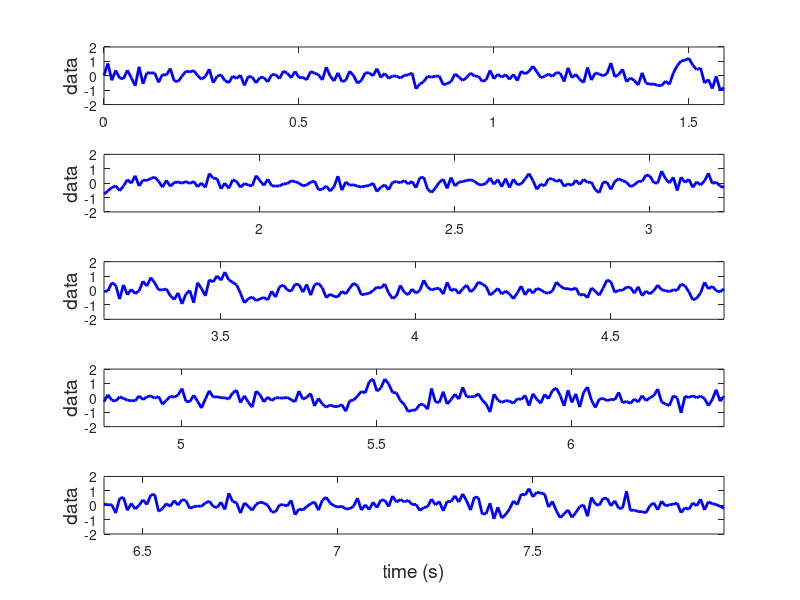
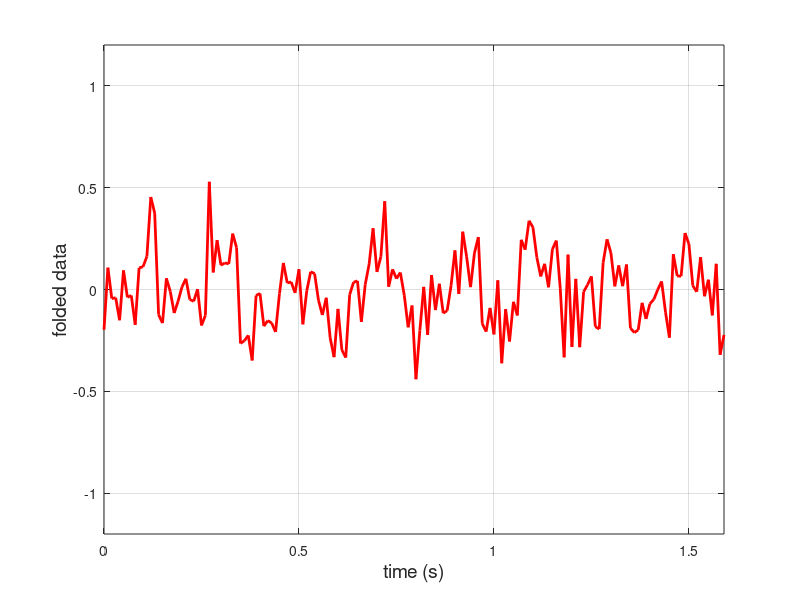
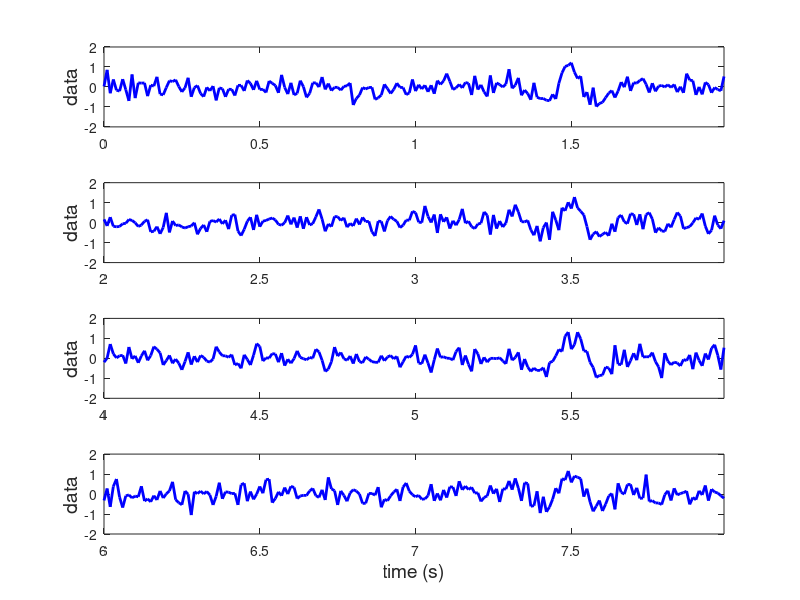
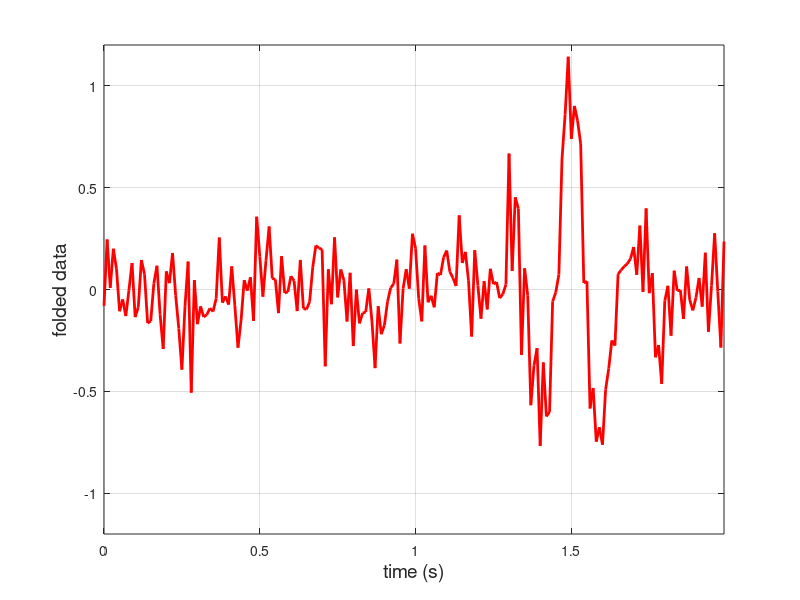

These charts were generated, in order, by the following MATLAB code:
% script for illustrating data folding

close all
%%%%%%%%%%%%%%%%%%%%%%%%%%%%%
randn('state', 31415)

% discrete times
Fs = 100;
deltaT = 1/Fs;
T = 8;
N = floor(T/deltaT);
t = linspace(0, T-deltaT, N);

% calculate profile (cosine guassian)

% profile from -1 sec to 1 sec
tp = linspace(-1,1,Fs*2);
T0 = 0.2; % period for cosine
p = cos(2*pi*tp/T0).*exp(-(tp/0.15).^2);
norm = 1/sum(deltaT*p.^2);

% template for zero-padded data from 0 to 10 sec
template = cos(2*pi*t/T0).*exp(-(t/0.15).^2) ...
         + cos(2*pi*(t-T)/T0).*exp(-((t-T)/0.15).^2);

% signal is pulse centered at t1 and t2
% data = signal + noise (white noise)
t1 = 1.5;
t2 = 3.5;
t3 = 5.5;
t4 = 7.5;
s1 = cos(2*pi*(t-t1)/T0).*exp(-((t-t1)/0.15).^2);
s2 = cos(2*pi*(t-t2)/T0).*exp(-((t-t2)/0.15).^2);
s3 = cos(2*pi*(t-t3)/T0).*exp(-((t-t3)/0.15).^2);
s4 = cos(2*pi*(t-t4)/T0).*exp(-((t-t4)/0.15).^2);
s = s1 + s2 + s3 + s4;
n = 0.3*randn(size(s));
d = s+n;

% break data into chunks  
Tp = 1.6;
Np = Tp*Fs;
tf1 = linspace(0, (Np-1)*deltaT, Np);
tf2 = linspace(Np*deltaT, (2*Np-1)*deltaT, Np);
tf3 = linspace(2*Np*deltaT, (3*Np-1)*deltaT, Np);
tf4 = linspace(3*Np*deltaT, (4*Np-1)*deltaT, Np);
tf5 = linspace(4*Np*deltaT, (5*Np-1)*deltaT, Np);
d1 = d(1:Np);
d2 = d(Np+1:2*Np);
d3 = d(2*Np+1:3*Np);
d4 = d(3*Np+1:4*Np);
d5 = d(4*Np+1:5*Np);
foldedavg = (1/5)* (d1+d2+d3+d4+d5);
figure(1)
subplot(5,1,1)
plot(tf1, d1, '-b', 'linewidth', 2)
xlim([tf1(1) tf1(end)])
ylim([-2 2])
ylabel('data', 'fontsize', 14)
subplot(5,1,2)
plot(tf2, d2, '-b', 'linewidth', 2)
xlim([tf2(1) tf2(end)])
ylim([-2 2])
ylabel('data', 'fontsize', 14)
subplot(5,1,3)
plot(tf3, d3, '-b', 'linewidth', 2)
xlim([tf3(1) tf3(end)])
ylim([-2 2])
ylabel('data', 'fontsize', 14)
subplot(5,1,4)
plot(tf4, d4, '-b', 'linewidth', 2)
xlim([tf4(1) tf4(end)])
ylim([-2 2])
ylabel('data', 'fontsize', 14)
subplot(5,1,5)
plot(tf5, d5, '-b', 'linewidth', 2)
xlim([tf5(1) tf5(end)])
ylim([-2 2])
ylabel('data', 'fontsize', 14)
xlabel('time (s)', 'fontsize', 14)
ylabel('data', 'fontsize', 14)
print -depsc2 foldeddata_correct_all.eps

figure(2)
plot(tf1, foldedavg, '-r', 'linewidth', 2)
xlim([tf1(1) tf1(end)])
ylim([-1.2 1.2])
xlabel('time (s)', 'fontsize', 14)
ylabel('folded data', 'fontsize', 14)
grid on
print -depsc2 foldeddata_correct_all.eps

%%%%%%%%%%%%%%%%%%%%%%%%%%%%%%%%%%%%%%%%%%%%%%%%%%%%
% break data into chunks  
Tp = 2;
Np = Tp*Fs;
tf1 = linspace(0, (Np-1)*deltaT, Np);
tf2 = linspace(Np*deltaT, (2*Np-1)*deltaT, Np);
tf3 = linspace(2*Np*deltaT, (3*Np-1)*deltaT, Np);
tf4 = linspace(3*Np*deltaT, (4*Np-1)*deltaT, Np);
d1 = d(1:Np);
d2 = d(Np+1:2*Np);
d3 = d(2*Np+1:3*Np);
d4 = d(3*Np+1:4*Np);
foldedavg = (1/4)*(d1+d2+d3+d4);

figure(3)
subplot(4,1,1)
plot(tf1, d1, '-b', 'linewidth', 2)
xlim([tf1(1) tf1(end)])
ylim([-2 2])
ylabel('data', 'fontsize', 14)
subplot(4,1,2)
plot(tf2, d2, '-b', 'linewidth', 2)
xlim([tf2(1) tf2(end)])
ylim([-2 2])
ylabel('data', 'fontsize', 14)
subplot(4,1,3)
plot(tf3, d3, '-b', 'linewidth', 2)
xlim([tf3(1) tf3(end)])
ylim([-2 2])
ylabel('data', 'fontsize', 14)
subplot(4,1,4)
plot(tf4, d4, '-b', 'linewidth', 2)
xlim([tf4(1) tf4(end)])
ylim([-2 2])
xlabel('time (s)', 'fontsize', 14)
ylabel('data', 'fontsize', 14)
print -depsc2 foldeddata_correct_all.eps

figure(4)
plot(tf1, foldedavg, '-r', 'linewidth', 2)
xlim([tf1(1) tf1(end)])
ylim([-1.2 1.2])
xlabel('time (s)', 'fontsize', 14)
ylabel('folded data', 'fontsize', 14)
grid on
print -depsc2 foldeddata_correct_avg.eps

return


